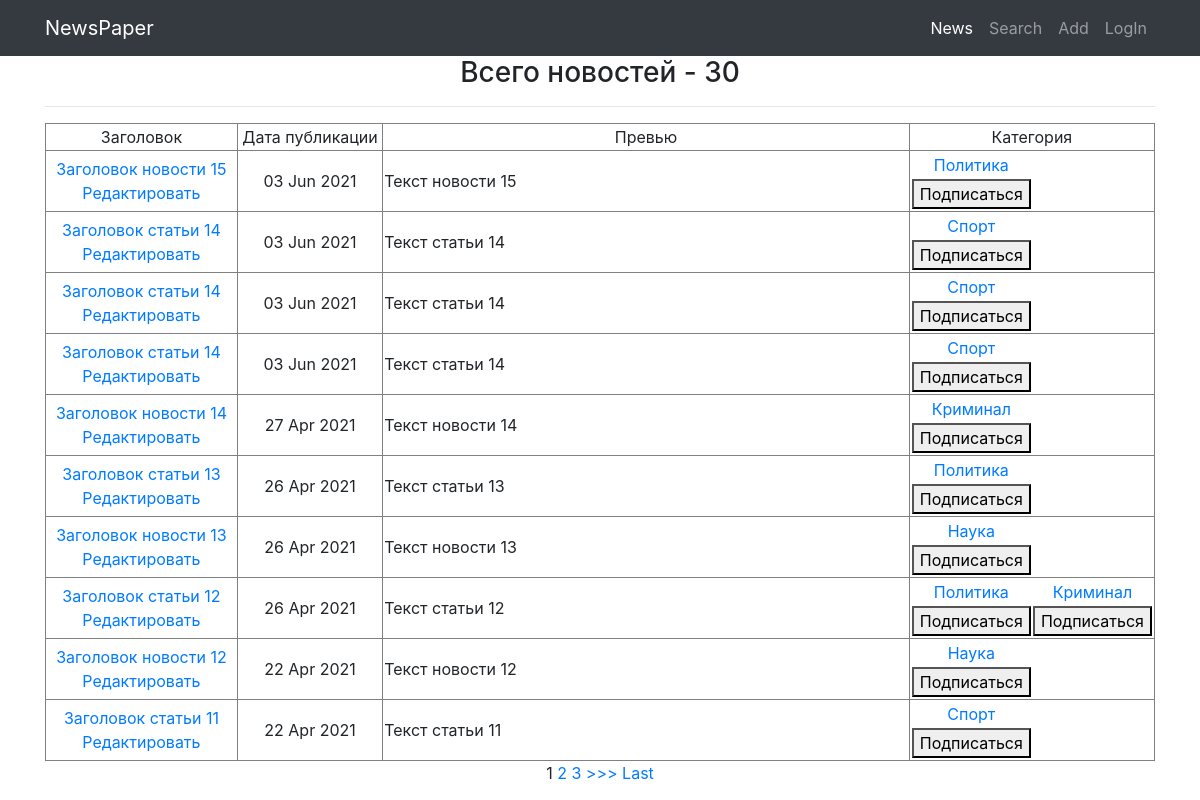
The page / on the database its author committed.
### NewsPaperApp/models.py (models this page shows, shortened)
class Post(models.Model):
    news = 'Новость'
    article = 'Статья'
    Posts = [(news, 'Новость'), (article, 'Статья')]
    author = models.ForeignKey(Author, on_delete=models.CASCADE,
                               verbose_name='Автор', blank=True,
                               null=True)
    post_type = models.CharField(max_length=30, choices=Posts,
                                 default='select', verbose_name='Тип')
    post_datetime = models.DateTimeField(auto_now_add=True)
    post_category = models.ManyToManyField(Category, through='PostCategory', verbose_name='Категория')
    post_title = models.CharField(max_length=255, verbose_name='Заголовок')
    post_content = models.TextField(verbose_name='Содержание')
    post_rating = models.IntegerField(default=0)

class Category(models.Model):
    category_name = models.CharField(max_length=50, unique=True)
    subscribers = models.ManyToManyField(User,
                                         verbose_name='Подписчики',
                                         blank=True)

### NewsPaperApp/views.py (the view)
# urls.py: path('', cache_page(60*1)(NewsList.as_view())),
class NewsList(ListView):
    model = Post  # указываем модель, объекты которой мы будем выводить
    template_name = 'news.html'  # указываем имя шаблона, в котором будет
    context_object_name = 'news'  # это имя списка, в котором будут лежать
    queryset = Post.objects.order_by('-post_datetime')
    paginate_by = 10
    def get_context_data(self, **kwargs):
        context = super().get_context_data(**kwargs)
        context['post_count'] = len(Post.objects.all())
        return context

### NewsPaperApp/templatetags/censor.py (called while the page is built)
@register.filter(name='censor')
def censor(value):
    censored_words = ['слово1', 'слово2']
    if isinstance(value, str):
        censored_list = value.split(' ')
        for cl_index, cl_value in enumerate(censored_list):
            for c_word in censored_words:
                if c_word in cl_value.lower():
                    len_dif = len(c_word) - len(cl_value) - 1
                    censored_list[cl_index] = cl_value[0] + '.' * (len(c_word) - 2) + cl_value[len_dif:]
        return ' '.join(censored_list)
    else:
        raise ValueError(f'Фильтр <censor> можно применить только к объекту типа <str>')

### NewsPaperApp/templatetags/group_list.py (called while the page is built)
@register.filter(name='group_list')
def group_list(user):
    return list(user.groups.all().values_list('name', flat = True))

### NewsPaperApp/templatetags/subscribers_list.py (called while the page is built)
@register.filter(name='subscribers_list')
def subscribers_list(category):
    return list(category.subscribers.all().values_list('username', flat=True))

### templates/news.html (shortened to what this page needs)
{% extends 'flatpages/default.html' %}
{% load censor %}
{% load group_list %}
{% load subscribers_list %}
{% block content %}
    <h3>Всего новостей - {{ post_count }}</h3>
    <hr>
    {% if news %}
        <table border="1">
            <tr>
                <td width="20%">
                    Заголовок
                </td>
                <td width="15%">
                    Дата публикации
                </td>
                <td width="100%">
                    Превью
                </td>
                <td width="30%">
                    Категория
                </td>
            </tr>
        {% for news_id in news %}
            <tr bordercolor="red">
                <td>
                    <table>
                        <tr>
                            <a href="{% url 'news' news_id.id %}">{{ news_id.post_title|censor }}</a><br>
                        </tr>
                        <tr>
                            <a href="{% url 'news_edit' news_id.id %}">Редактировать </a>
                        </tr>
                    </table>
                </td>
                <td>
                    {{ news_id.post_datetime|date:'d M Y' }}
                </td>
                <td align="left ">
                    {{ news_id.post_content|censor|truncatechars:20 }}<br>
                </td>
                <td>
                    <table>
                        <tr>
                            {% for category in news_id.post_category.all %}
                                <td>
                                    <a href="{% url 'news_category' category.id %}">{{ category.category_name }}</a>
                                </td>
                            {% endfor %}
                        </tr>
                        <tr>
                            {% for category in news_id.post_category.all %}
                                <td>
                                    {% if user.username in category|subscribers_list %}
                                        <form action="{% url 'subscribe' category.pk %}" method="POST">
                                            {% csrf_token%}
                                            <button type="submit" name="category_id" value="{{ category.id }}">Отписаться</button>
                                        </form>
                                    {% else %}
                                        <form action="{% url 'subscribe' category.pk %}" method="POST">
                                            <button type="submit" name="category_id" value="{{ category.id }}">Подписаться</button>
                                        </form>
                                    {% endif %}
                                </td>
                            {% endfor %}
                        </tr>
                    </table>
                </td>
            </tr>
        {% endfor %}
        </table>
        {% if is_paginated %}
            {% for num in page_obj.paginator.page_range %}
                {% if page_obj.number == num %}
                    <a>{{ num }}</a>
                {% elif num > page_obj.number|add:'-3' and num < page_obj.number|add:'3' %}
                    <a href="?page={{ num }}">{{ num }}</a>
                {% endif %}
            {% endfor %}
            {% if page_obj.has_next %}
                <a href="?page={{ page_obj.next_page_number }}">>>></a>
                <a href="?page={{ page_obj.paginator.num_pages }}">Last</a>
            {% endif %}
        {% endif %}
    {% else %}
        <h2>Новостей нет!</h2>
    {% endif %}
{% endblock content %}

### rows shown on the page
Post: post_title|censor "Заголовок новости 15", post_datetime "03 Jun 2021", post_content|censor "Текст новости 15"
Category: category_name "Политика", {{ category.id }} 2 (drawn)
Post: post_title|censor "Заголовок статьи 14", post_datetime "03 Jun 2021", post_content|censor "Текст статьи 14"
Category: category_name "Спорт", {{ category.id }} 1 (drawn)
Post: post_title|censor "Заголовок статьи 14", post_datetime "03 Jun 2021", post_content|censor "Текст статьи 14"
Post: post_title|censor "Заголовок статьи 14", post_datetime "03 Jun 2021", post_content|censor "Текст статьи 14"
Post: post_title|censor "Заголовок новости 14", post_datetime "27 Apr 2021", post_content|censor "Текст новости 14"
Category: category_name "Криминал", {{ category.id }} 4 (drawn)
Post: post_title|censor "Заголовок статьи 13", post_datetime "26 Apr 2021", post_content|censor "Текст статьи 13"
Post: post_title|censor "Заголовок новости 13", post_datetime "26 Apr 2021", post_content|censor "Текст новости 13"
Category: category_name "Наука", {{ category.id }} 3 (drawn)
Post: post_title|censor "Заголовок статьи 12", post_datetime "26 Apr 2021", post_content|censor "Текст статьи 12"
Post: post_title|censor "Заголовок новости 12", post_datetime "22 Apr 2021", post_content|censor "Текст новости 12"
Post: post_title|censor "Заголовок статьи 11", post_datetime "22 Apr 2021", post_content|censor "Текст статьи 11"

### other values the page prints
{{ post_count }} "30"
{{ num }} "1"
{{ num }} "2" "3"
